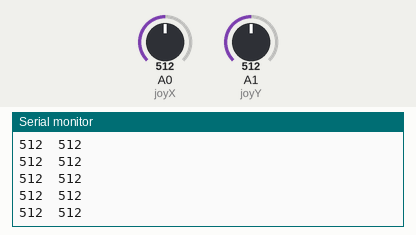
Recording of a sketch running on a simulated Arduino Uno, built with avr-gcc and run on an emulated ATmega328P. Parts: the last lines printed to the serial monitor. Inputs (shaded band) come from the test bench; at power-on: A0 (joyX) = 512, A1 (joyY) = 512.

Above: at 1.2 s.
1.3 s: A0 (joyX) set to 986
At 2.0 s:
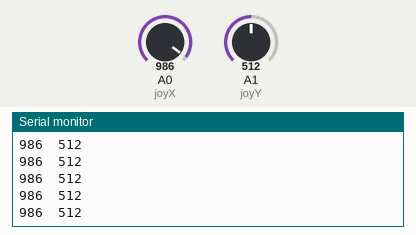
2.8 s: A0 (joyX) set to 1012
At 3.6 s:
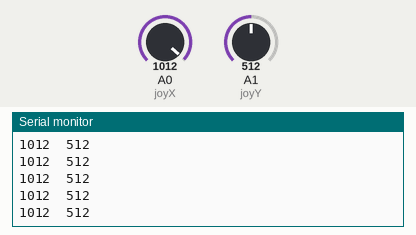
Timing chart, 0 to 5.8 s (numbered marks = the images above; inputs shaded):
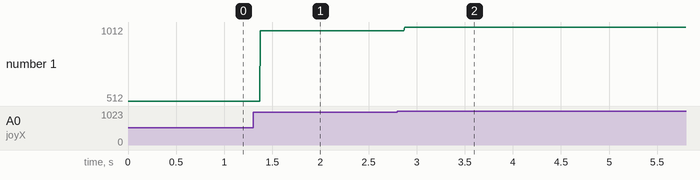

Measured:
- after the input at 1.3 s, the serial monitor: prints a new line after 0.08 s (image 1)
- after the input at 2.8 s, the serial monitor: prints a new line after 0.07 s (image 2)
- plotted number 1: 512 → 986 after the input at 1.3 s, 986 → 1012 after the input at 2.8 s

The sketch:

joystick_signal_koden.ino
```cpp
#define joyX A0
#define joyY A1

int xValue = 0;
int yValue = 0;

void setup() {
  Serial.begin(9600);
}

void loop() {
  // put your main code here, to run repeatedly:
  xValue = analogRead(joyX);
  yValue = analogRead(joyY);

  //print the values with to plot or view
  Serial.print(xValue);
  Serial.print("\t");
  Serial.println(yValue);
}
```

rotary_encoder_digitale_signaler.cpp
```cpp
const int encoderCLK = 2;   // SW pin on the encoder
const int encoderDT = 3;   // DT pin on the encoder
const int encoderSW = 4;  // CLK pin on the encoder
int encoderPos = 0;        // current position of the encoder
int lastPos = 0;           // last position of the encoder

void setup() {
  pinMode(encoderSW, INPUT_PULLUP);  // enable internal pullup resistor for switch
  pinMode(encoderDT, INPUT_PULLUP);  // enable internal pullup resistor for DT
  pinMode(encoderCLK, INPUT_PULLUP); // enable internal pullup resistor for CLK
  Serial.begin(9600);                // initialize serial communication
}

void loop() {
  int swState = digitalRead(encoderSW);    // read the state of the switch
  int dtState = digitalRead(encoderDT);    // read the state of DT
  int clkState = digitalRead(encoderCLK);  // read the state of CLK

  // check if the encoder has been turned clockwise
  if (clkState == LOW && dtState == HIGH) {
    encoderPos++;
  }
  // check if the encoder has been turned counterclockwise
  if (clkState == LOW && dtState == LOW) {
    encoderPos--;
  }

  // check if the switch has been pressed
  if (swState == LOW) {
    Serial.println("Encoder switch pressed");
  }

  // print the current position of the encoder if it has changed
  if (encoderPos != lastPos) {
    Serial.print("Encoder position: ");
    Serial.println(encoderPos);
    lastPos = encoderPos;
  }
}
```
